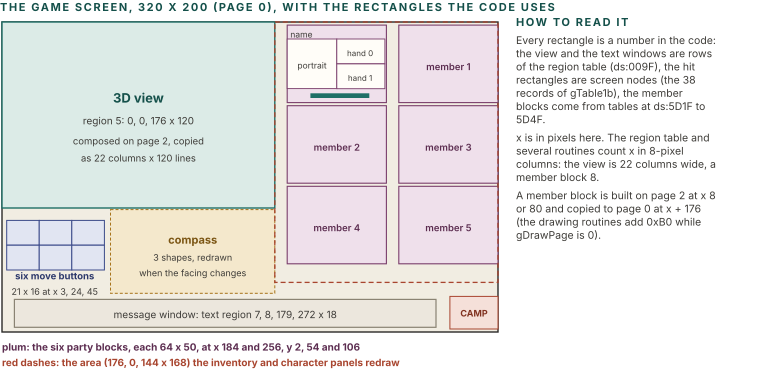

Source code (Python):
import sys; sys.path.insert(0, '.')
from figlib import *

S = 1.55
OX, OY = 2, 22
c = Canvas(760, int(OY + 200 * S + 52))
c.section(0, 11, "THE GAME SCREEN, 320 x 200 (PAGE 0), WITH THE RECTANGLES THE CODE USES")

def R(x, y, w, h, fill="none", stroke=GREY, sw=1, dash=None, rx=0, op=None):
    c.rect(OX + x * S, OY + y * S, w * S, h * S, fill=fill, stroke=stroke, sw=sw, dash=dash, rx=rx, opacity=op)
def T(x, y, s, size=9.5, color=INK2, anchor="start", weight=400):
    c.text(OX + x * S, OY + y * S, s, size=size, color=color, anchor=anchor, weight=weight)

R(0, 0, 320, 200, fill="#F1EDE2", stroke=INK, sw=1.4)
# view
R(0, 0, 176, 120, fill=PAL["teal"][2], stroke=PAL["teal"][1], sw=1.4)
T(88, 52, "3D view", 13, PAL["teal"][0], "middle", 700)
T(88, 66, "region 5: 0, 0, 176 x 120", 10, INK2, "middle")
T(88, 79, "composed on page 2, copied", 9.5, INK2, "middle")
T(88, 90, "as 22 columns x 120 lines", 9.5, INK2, "middle")
# arrows
for r_ in range(2):
    for q in range(3):
        R(3 + 21 * q + 0 * q + q * 0, 128 + 16 * r_, 21, 16, fill=PAL["navy"][2], stroke=PAL["navy"][1], sw=1)
# fix the x spacing: buttons at x = 3, 24, 45
T(34, 166, "six move buttons", 9.5, PAL["navy"][0], "middle", 700)
T(34, 176, "21 x 16 at x 3, 24, 45", 9, INK2, "middle")
# compass
R(70, 121, 106, 54, fill=PAL["ochre"][2], stroke=PAL["ochre"][1], sw=1, dash="3 2")
T(123, 143, "compass", 11, PAL["ochre"][0], "middle", 700)
T(123, 154, "3 shapes, redrawn", 9, INK2, "middle")
T(123, 164, "when the facing changes", 9, INK2, "middle")
# message
R(8, 179, 272, 18, fill=PAL["grey"][2], stroke=PAL["grey"][1], sw=1.2)
T(144, 191, "message window: text region 7, 8, 179, 272 x 18", 10, INK2, "middle")
# camp
R(289, 177, 31, 21, fill=PAL["red"][2], stroke=PAL["red"][1], sw=1)
T(304.5, 190, "CAMP", 9, PAL["red"][0], "middle", 700)
# party blocks
xs = [184, 256]; ys = [2, 54, 106]
n = 0
for ry_ in ys:
    for rx_ in xs:
        R(rx_, ry_, 64, 50, fill=PAL["plum"][2], stroke=PAL["plum"][1], sw=1.1)
        if n == 0:
            R(rx_, ry_ + 9, 32, 32, fill=CARD, stroke=PAL["plum"][1], sw=0.9)
            T(rx_ + 16, ry_ + 28, "portrait", 8.5, INK2, "middle")
            R(rx_ + 32, ry_ + 9, 31, 16, fill=CARD, stroke=PAL["plum"][1], sw=0.9)
            R(rx_ + 32, ry_ + 25, 31, 16, fill=CARD, stroke=PAL["plum"][1], sw=0.9)
            T(rx_ + 47, ry_ + 20, "hand 0", 8, INK2, "middle")
            T(rx_ + 47, ry_ + 36, "hand 1", 8, INK2, "middle")
            T(rx_ + 2, ry_ + 8, "name", 8.5, INK2)
            R(rx_ + 15, ry_ + 44, 38, 3, fill=SOLID["teal"], stroke="none")
        else:
            T(rx_ + 32, ry_ + 29, "member %d" % n, 9.5, PAL["plum"][0], "middle", 600)
        n += 1
R(176, 0, 144, 168, fill="none", stroke=SOLID["red"], sw=1.3, dash="5 3")
T(0, 212, "plum: the six party blocks, each 64 x 50, at x 184 and 256, y 2, 54 and 106", 10, PAL["plum"][0], "start", 700)
T(0, 222, "red dashes: the area (176, 0, 144 x 168) the inventory and character panels redraw", 10, SOLID["red"], "start", 700)

# explanation column
TX = OX + 320 * S + 18
yy = OY + 4
c.section(TX, yy, "HOW TO READ IT", color="#14504A"); yy += 18
for t in [
    "Every rectangle is a number in the code: the view and the text windows are rows of the region table (ds:009F), the hit rectangles are screen nodes (the 38 records of gTable1b), the member blocks come from tables at ds:5D1F to 5D4F.",
    "x is in pixels here. The region table and several routines count x in 8-pixel columns: the view is 22 columns wide, a member block 8.",
    "A member block is built on page 2 at x 8 or 80 and copied to page 0 at x + 176 (the drawing routines add 0xB0 while gDrawPage is 0).",
]:
    for l in wrap(t, 200, 10.5):
        c.text(TX, yy, l, size=10.5, color=INK2); yy += 13.2
    yy += 5
c.save("figs/gfx_screen_layout.svg")
